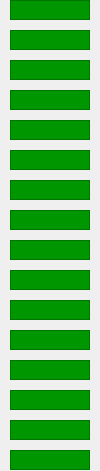
   <widget class="QWidget" native="1" name="widget" >
    <property name="geometry" >
     <rect>
      <x>200</x>
      <y>30</y>
      <width>100</width>
      <height>471</height>
     </rect>
    </property>
    <property name="styleSheet" >
     <string>color: rgb(0, 0, 0);</string>
    </property>
    <widget class="CALabel" name="caLabel" >
     <property name="geometry" >
      <rect>
       <x>10</x>
       <y>0</y>
       <width>80</width>
       <height>20</height>
      </rect>
     </property>
     <property name="font" >
      <font/>
     </property>
     <property name="styleSheet" >
      <string>QWidget { background-color: #009600; }</string>
     </property>
     <property name="frameShape" >
      <enum>QFrame::StyledPanel</enum>
     </property>
     <property name="alignment" >
      <set>Qt::AlignRight|Qt::AlignTrailing|Qt::AlignVCenter</set>
     </property>
     <property name="indent" >
      <number>10</number>
     </property>
     <property name="pvname" >
      <string>QDS:TFC_0102_B_A:B01:AI03:V_OUT</string>
     </property>
     <property name="dmode" stdset="0" >
      <enum>CALabel::Double</enum>
     </property>
     <property name="cmode" stdset="0" >
      <enum>CALabel::Alarm</enum>
     </property>
    </widget>
    <widget class="CALabel" name="caLabel_2" >
     <property name="geometry" >
      <rect>
       <x>10</x>
       <y>30</y>
       <width>80</width>
       <height>20</height>
      </rect>
     </property>
     <property name="font" >
      <font/>
     </property>
     <property name="styleSheet" >
      <string>QWidget { background-color: #009600; }</string>
     </property>
     <property name="frameShape" >
      <enum>QFrame::StyledPanel</enum>
     </property>
     <property name="alignment" >
      <set>Qt::AlignRight|Qt::AlignTrailing|Qt::AlignVCenter</set>
     </property>
     <property name="indent" >
      <number>10</number>
     </property>
     <property name="pvname" >
      <string>QDS:TFC_0304_B_A:B02:AI03:V_OUT</string>
     </property>
     <property name="dmode" stdset="0" >
      <enum>CALabel::Double</enum>
     </property>
     <property name="cmode" stdset="0" >
      <enum>CALabel::Alarm</enum>
     </property>
    </widget>
    <widget class="CALabel" name="caLabel_3" >
     <property name="geometry" >
      <rect>
       <x>10</x>
       <y>60</y>
       <width>80</width>
       <height>20</height>
      </rect>
     </property>
     <property name="font" >
      <font/>
     </property>
     <property name="styleSheet" >
      <string>QWidget { background-color: #009600; }</string>
     </property>
     <property name="frameShape" >
      <enum>QFrame::StyledPanel</enum>
     </property>
     <property name="alignment" >
      <set>Qt::AlignRight|Qt::AlignTrailing|Qt::AlignVCenter</set>
     </property>
     <property name="indent" >
      <number>10</number>
     </property>
     <property name="pvname" >
      <string>QDS:TFC_0506_B_A:B03:AI03:V_OUT</string>
     </property>
     <property name="dmode" stdset="0" >
      <enum>CALabel::Double</enum>
     </property>
     <property name="cmode" stdset="0" >
      <enum>CALabel::Alarm</enum>
     </property>
    </widget>
    <widget class="CALabel" name="caLabel_4" >
     <property name="geometry" >
      <rect>
       <x>10</x>
       <y>90</y>
       <width>80</width>
       <height>20</height>
      </rect>
     </property>
     <property name="font" >
      <font/>
     </property>
     <property name="styleSheet" >
      <string>QWidget { background-color: #009600; }</string>
     </property>
     <property name="frameShape" >
      <enum>QFrame::StyledPanel</enum>
     </property>
     <property name="alignment" >
      <set>Qt::AlignRight|Qt::AlignTrailing|Qt::AlignVCenter</set>
     </property>
     <property name="indent" >
      <number>10</number>
     </property>
     <property name="pvname" >
      <string>QDS:TFC_0708_B_A:B04:AI03:V_OUT</string>
     </property>
     <property name="dmode" stdset="0" >
      <enum>CALabel::Double</enum>
     </property>
     <property name="cmode" stdset="0" >
      <enum>CALabel::Alarm</enum>
     </property>
    </widget>
    <widget class="CALabel" name="caLabel_5" >
     <property name="geometry" >
      <rect>
       <x>10</x>
       <y>120</y>
       <width>80</width>
       <height>20</height>
      </rect>
     </property>
     <property name="font" >
      <font/>
     </property>
     <property name="styleSheet" >
      <string>QWidget { background-color: #009600; }</string>
     </property>
     <property name="frameShape" >
      <enum>QFrame::StyledPanel</enum>
     </property>
     <property name="alignment" >
      <set>Qt::AlignRight|Qt::AlignTrailing|Qt::AlignVCenter</set>
     </property>
     <property name="indent" >
      <number>10</number>
     </property>
     <property name="pvname" >
      <string>QDS:TFC_0910_B_A:B05:AI03:V_OUT</string>
     </property>
     <property name="dmode" stdset="0" >
      <enum>CALabel::Double</enum>
     </property>
     <property name="cmode" stdset="0" >
      <enum>CALabel::Alarm</enum>
     </property>
    </widget>
    <widget class="CALabel" name="caLabel_6" >
     <property name="geometry" >
      <rect>
       <x>10</x>
       <y>150</y>
       <width>80</width>
       <height>20</height>
      </rect>
     </property>
     <property name="font" >
      <font/>
     </property>
     <property name="styleSheet" >
      <string>QWidget { background-color: #009600; }</string>
     </property>
     <property name="frameShape" >
      <enum>QFrame::StyledPanel</enum>
     </property>
     <property name="alignment" >
      <set>Qt::AlignRight|Qt::AlignTrailing|Qt::AlignVCenter</set>
     </property>
     <property name="indent" >
      <number>10</number>
     </property>
     <property name="pvname" >
      <string>QDS:TFC_1112_B_A:B06:AI03:V_OUT</string>
     </property>
     <property name="dmode" stdset="0" >
      <enum>CALabel::Double</enum>
     </property>
     <property name="cmode" stdset="0" >
      <enum>CALabel::Alarm</enum>
     </property>
    </widget>
    <widget class="CALabel" name="caLabel_7" >
     <property name="geometry" >
      <rect>
       <x>10</x>
       <y>180</y>
       <width>80</width>
       <height>20</height>
      </rect>
     </property>
     <property name="font" >
      <font/>
     </property>
     <property name="styleSheet" >
      <string>QWidget { background-color: #009600; }</string>
     </property>
     <property name="frameShape" >
      <enum>QFrame::StyledPanel</enum>
     </property>
     <property name="alignment" >
      <set>Qt::AlignRight|Qt::AlignTrailing|Qt::AlignVCenter</set>
     </property>
     <property name="indent" >
      <number>10</number>
     </property>
     <property name="pvname" >
      <string>QDS:TFC_1314_B_A:B07:AI03:V_OUT</string>
     </property>
     <property name="dmode" stdset="0" >
      <enum>CALabel::Double</enum>
     </property>
     <property name="cmode" stdset="0" >
      <enum>CALabel::Alarm</enum>
     </property>
    </widget>
    <widget class="CALabel" name="caLabel_8" >
     <property name="geometry" >
      <rect>
       <x>10</x>
       <y>210</y>
       <width>80</width>
       <height>20</height>
      </rect>
     </property>
     <property name="font" >
      <font/>
     </property>
     <property name="styleSheet" >
      <string>QWidget { background-color: #009600; }</string>
     </property>
     <property name="frameShape" >
      <enum>QFrame::StyledPanel</enum>
     </property>
     <property name="alignment" >
      <set>Qt::AlignRight|Qt::AlignTrailing|Qt::AlignVCenter</set>
     </property>
     <property name="indent" >
      <number>10</number>
     </property>
     <property name="pvname" >
      <string>QDS:TFC_1516_B_A:B08:AI03:V_OUT</string>
     </property>
     <property name="dmode" stdset="0" >
      <enum>CALabel::Double</enum>
     </property>
     <property name="cmode" stdset="0" >
      <enum>CALabel::Alarm</enum>
     </property>
    </widget>
    <widget class="CALabel" name="caLabel_9" >
     <property name="geometry" >
      <rect>
       <x>10</x>
       <y>240</y>
       <width>80</width>
       <height>20</height>
      </rect>
     </property>
     <property name="font" >
      <font/>
     </property>
     <property name="styleSheet" >
      <string>QWidget { background-color: #009600; }</string>
     </property>
     <property name="frameShape" >
      <enum>QFrame::StyledPanel</enum>
     </property>
     <property name="alignment" >
      <set>Qt::AlignRight|Qt::AlignTrailing|Qt::AlignVCenter</set>
     </property>
     <property name="indent" >
      <number>10</number>
     </property>
     <property name="pvname" >
      <string>QDS:TFC_0102_B_B:B09:AI03:V_OUT</string>
     </property>
     <property name="dmode" stdset="0" >
      <enum>CALabel::Double</enum>
     </property>
     <property name="cmode" stdset="0" >
      <enum>CALabel::Alarm</enum>
     </property>
    </widget>
    <widget class="CALabel" name="caLabel_10" >
     <property name="geometry" >
      <rect>
       <x>10</x>
       <y>270</y>
       <width>80</width>
       <height>20</height>
      </rect>
     </property>
     <property name="font" >
      <font/>
     </property>
     <property name="styleSheet" >
      <string>QWidget { background-color: #009600; }</string>
     </property>
     <property name="frameShape" >
      <enum>QFrame::StyledPanel</enum>
     </property>
     <property name="alignment" >
      <set>Qt::AlignRight|Qt::AlignTrailing|Qt::AlignVCenter</set>
     </property>
     <property name="indent" >
      <number>10</number>
     </property>
     <property name="pvname" >
      <string>QDS:TFC_0304_B_B:B10:AI03:V_OUT</string>
     </property>
     <property name="dmode" stdset="0" >
      <enum>CALabel::Double</enum>
     </property>
     <property name="cmode" stdset="0" >
      <enum>CALabel::Alarm</enum>
     </property>
    </widget>
    <widget class="CALabel" name="caLabel_11" >
     <property name="geometry" >
      <rect>
       <x>10</x>
       <y>300</y>
       <width>80</width>
       <height>20</height>
      </rect>
     </property>
     <property name="font" >
      <font/>
     </property>
     <property name="styleSheet" >
      <string>QWidget { background-color: #009600; }</string>
     </property>
     <property name="frameShape" >
      <enum>QFrame::StyledPanel</enum>
     </property>
     <property name="alignment" >
      <set>Qt::AlignRight|Qt::AlignTrailing|Qt::AlignVCenter</set>
     </property>
     <property name="indent" >
      <number>10</number>
     </property>
     <property name="pvname" >
      <string>QDS:TFC_0506_B_B:B11:AI03:V_OUT</string>
     </property>
     <property name="dmode" stdset="0" >
      <enum>CALabel::Double</enum>
     </property>
     <property name="cmode" stdset="0" >
      <enum>CALabel::Alarm</enum>
     </property>
    </widget>
    <widget class="CALabel" name="caLabel_12" >
     <property name="geometry" >
      <rect>
       <x>10</x>
       <y>330</y>
       <width>80</width>
       <height>20</height>
      </rect>
     </property>
     <property name="font" >
      <font/>
     </property>
     <property name="styleSheet" >
      <string>QWidget { background-color: #009600; }</string>
     </property>
     <property name="frameShape" >
      <enum>QFrame::StyledPanel</enum>
     </property>
     <property name="alignment" >
      <set>Qt::AlignRight|Qt::AlignTrailing|Qt::AlignVCenter</set>
     </property>
     <property name="indent" >
      <number>10</number>
     </property>
     <property name="pvname" >
      <string>QDS:TFC_0708_B_B:B12:AI03:V_OUT</string>
     </property>
     <property name="dmode" stdset="0" >
      <enum>CALabel::Double</enum>
     </property>
     <property name="cmode" stdset="0" >
      <enum>CALabel::Alarm</enum>
     </property>
    </widget>
    <widget class="CALabel" name="caLabel_13" >
     <property name="geometry" >
      <rect>
       <x>10</x>
       <y>360</y>
       <width>80</width>
       <height>20</height>
      </rect>
     </property>
     <property name="font" >
      <font/>
     </property>
     <property name="styleSheet" >
      <string>QWidget { background-color: #009600; }</string>
     </property>
     <property name="frameShape" >
      <enum>QFrame::StyledPanel</enum>
     </property>
     <property name="alignment" >
      <set>Qt::AlignRight|Qt::AlignTrailing|Qt::AlignVCenter</set>
     </property>
     <property name="indent" >
      <number>10</number>
     </property>
     <property name="pvname" >
      <string>QDS:TFC_0910_B_B:B13:AI03:V_OUT</string>
     </property>
     <property name="dmode" stdset="0" >
      <enum>CALabel::Double</enum>
     </property>
     <property name="cmode" stdset="0" >
      <enum>CALabel::Alarm</enum>
     </property>
    </widget>
    <widget class="CALabel" name="caLabel_14" >
     <property name="geometry" >
      <rect>
       <x>10</x>
       <y>390</y>
       <width>80</width>
       <height>20</height>
      </rect>
     </property>
     <property name="font" >
      <font/>
     </property>
     <property name="styleSheet" >
      <string>QWidget { background-color: #009600; }</string>
     </property>
     <property name="frameShape" >
      <enum>QFrame::StyledPanel</enum>
     </property>
     <property name="alignment" >
      <set>Qt::AlignRight|Qt::AlignTrailing|Qt::AlignVCenter</set>
     </property>
     <property name="indent" >
      <number>10</number>
     </property>
     <property name="pvname" >
      <string>QDS:TFC_1112_B_B:B14:AI03:V_OUT</string>
     </property>
     <property name="dmode" stdset="0" >
      <enum>CALabel::Double</enum>
     </property>
     <property name="cmode" stdset="0" >
      <enum>CALabel::Alarm</enum>
     </property>
    </widget>
    <widget class="CALabel" name="caLabel_15" >
     <property name="geometry" >
      <rect>
       <x>10</x>
       <y>420</y>
       <width>80</width>
       <height>20</height>
      </rect>
     </property>
     <property name="font" >
      <font/>
     </property>
     <property name="styleSheet" >
      <string>QWidget { background-color: #009600; }</string>
     </property>
     <property name="frameShape" >
      <enum>QFrame::StyledPanel</enum>
     </property>
     <property name="alignment" >
      <set>Qt::AlignRight|Qt::AlignTrailing|Qt::AlignVCenter</set>
     </property>
     <property name="indent" >
      <number>10</number>
     </property>
     <property name="pvname" >
      <string>QDS:TFC_1314_B_B:B15:AI03:V_OUT</string>
     </property>
     <property name="dmode" stdset="0" >
      <enum>CALabel::Double</enum>
     </property>
     <property name="cmode" stdset="0" >
      <enum>CALabel::Alarm</enum>
     </property>
    </widget>
    <widget class="CALabel" name="caLabel_16" >
     <property name="geometry" >
      <rect>
       <x>10</x>
       <y>450</y>
       <width>80</width>
       <height>20</height>
      </rect>
     </property>
     <property name="font" >
      <font/>
     </property>
     <property name="styleSheet" >
      <string>QWidget { background-color: #009600; }</string>
     </property>
     <property name="frameShape" >
      <enum>QFrame::StyledPanel</enum>
     </property>
     <property name="alignment" >
      <set>Qt::AlignRight|Qt::AlignTrailing|Qt::AlignVCenter</set>
     </property>
     <property name="indent" >
      <number>10</number>
     </property>
     <property name="pvname" >
      <string>QDS:TFC_1516_B_B:B16:AI03:V_OUT</string>
     </property>
     <property name="dmode" stdset="0" >
      <enum>CALabel::Double</enum>
     </property>
     <property name="cmode" stdset="0" >
      <enum>CALabel::Alarm</enum>
     </property>
    </widget>
   </widget>
